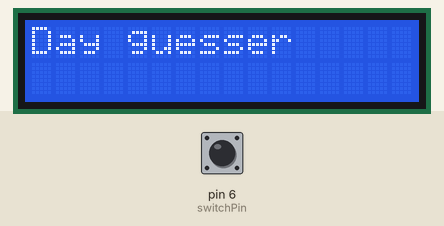
This sketch was run on a simulated Arduino Uno, built with avr-gcc and run on an emulated ATmega328P. Parts: 16×2 character LCD. Inputs (shaded band) come from the test bench; at power-on: pin 6 (switchPin) LOW. Random numbers use the default seed unless the sketch sets one.

Above: at 1.2 s.
1.3 s: pin 6 (switchPin) pulled HIGH for 0.15 s
At 2.0 s:
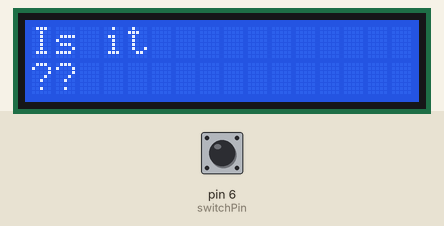
2.9 s: pin 6 (switchPin) pulled HIGH for 1 s
At 4.5 s:
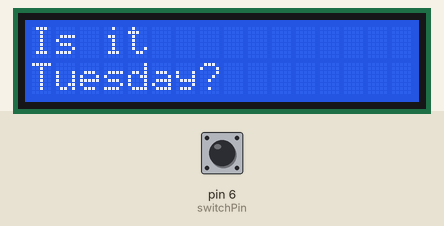
5.4 s: pin 6 (switchPin) pulsed HIGH 5 times (0.12 s each, 0.3 s apart)
At 7.1 s:
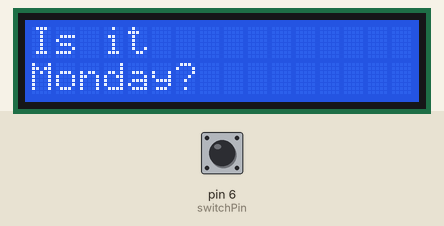
8.4 s: pin 6 (switchPin) pulled HIGH for 0.15 s
At 9.7 s:
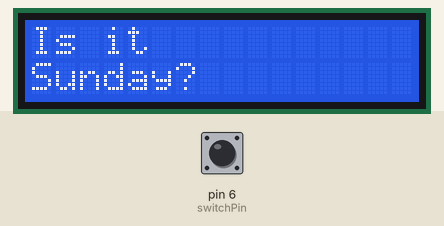
10.0 s: pin 6 (switchPin) pulled HIGH for 3.2 s
At 13.9 s:
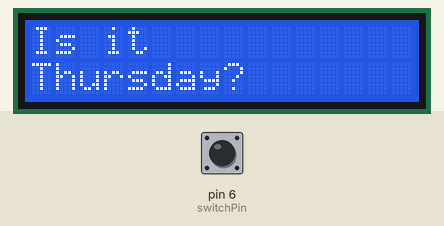
14.7 s: pin 6 (switchPin) pulled HIGH for 0.15 s
At 15.8 s:
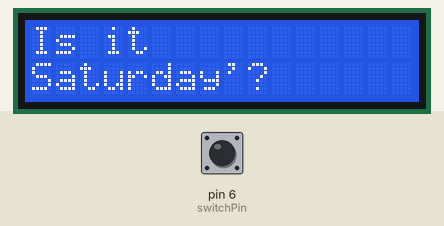
Timing chart, 0 to 17.3 s (numbered marks = the images above; inputs shaded):
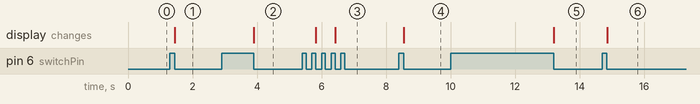

The sketch:

crystal_vall.ino
```cpp
#include <LiquidCrystal.h>

LiquidCrystal lcd(12, 11, 5, 4, 3, 2);

const int switchPin = 6;
int switchState = 0;
int prevSwitchState = 0;
int reply;

String answers[8] = {
  "Monday",
  "Tuesday",
  "Wednesday",
  "Thursday",
  "Friday",
  "Saturday'",
  "Sunday",
  "?"
};

void setup() {
  lcd.begin(16, 2);
  pinMode(switchPin, INPUT);

  lcd.print("Day guesser");
}

void loop() {
  switchState = digitalRead(switchPin);

  if (switchState != prevSwitchState) {
    if (switchState == LOW) {
      lcd.clear();
      lcd.setCursor(0, 0);
      lcd.print("Is it");
      lcd.setCursor(0, 1);
      String answer = answers[random(8)];
      lcd.print(answer);
      lcd.setCursor(answer.length(), 1);
      lcd.print("?");
    }
  }

  prevSwitchState = switchState;
}
```

Measured:
- after the input at 1.3 s, the display: changes after 0.15 s (image 1)
- after the input at 2.9 s, the display: changes after 1.0 s (image 2)
- after the input at 5.4 s, the display: first changes after 0.42 s (image 3 shows a later state)
- after the input at 8.4 s, the display: changes after 0.15 s (image 4)
- after the input at 10.0 s, the display: changes after 3.2 s (image 5)
- after the input at 14.7 s, the display: changes after 0.15 s (image 6)
